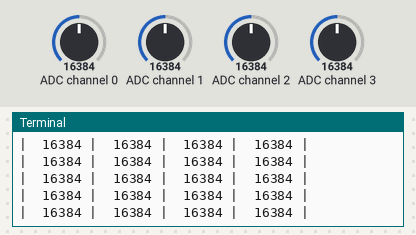
Bench run of a program on a simulated Raspberry Pi (BCM pin numbers). Parts: the last lines printed to the terminal. Inputs (shaded band) come from the test bench; at power-on: ADC channel 0 = 16384, ADC channel 1 = 16384, ADC channel 2 = 16384, ADC channel 3 = 16384 (analog values on the 0–32767 scale).

Above: at 1.2 s.
1.3 s: ADC channel 0 set to 9830
At 1.53 s:
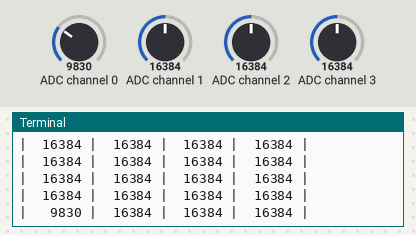
2.9 s: ADC channel 1 set to 9830
At 3.16 s:
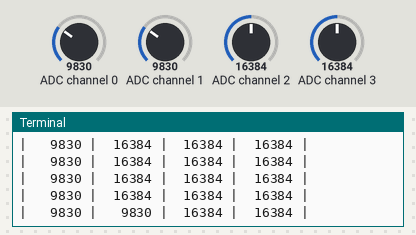
4.5 s: ADC channel 2 set to 9830
At 4.66 s:
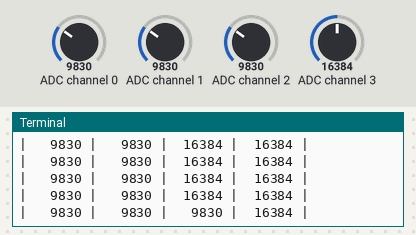
6.0 s: ADC channel 3 set to 9830
At 6.17 s:
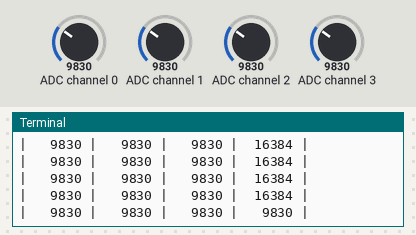
7.5 s: ADC channel 0 set to 983
At 7.67 s:
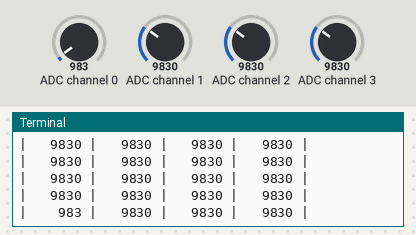
9.0 s: ADC channel 1 set to 983
At 9.17 s:
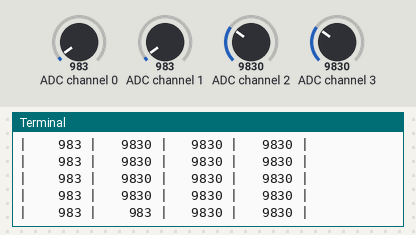

Measured:
- after the input at 1.3 s, the terminal: prints a new line after 0.10 s (image 1)
- after the input at 2.9 s, the terminal: prints a new line after 0.14 s (image 2)
- after the input at 4.5 s, the terminal: prints a new line at once (image 3)
- after the input at 6.0 s, the terminal: prints a new line at once (image 4)
- after the input at 7.5 s, the terminal: prints a new line at once (image 5)
- after the input at 9.0 s, the terminal: prints a new line at once (image 6)

The program:

PruebaV1.py
```python
import time
import Adafruit_ADS1x15
adc = Adafruit_ADS1x15.ADS1115()
GAIN = 1 #Ganancia de acuerdo al nivel de tension
print('Reading ADS1x15 values, press Ctrl-C to quit...')
print('| {0:>6} | {1:>6} | {2:>6} | {3:>6} |'.center(70,"*")) #imprime columna
print('| {0:>6} | {1:>6} | {2:>6} | {3:>6} |'.format(*range(4))) #impresion prueba
print('-' * 37)
while True:
    values = [0]*4
    for i in range(4):
	#Lea el valor del canal i en abc usando el valor de ganacia establecido
        values[i] = adc.read_adc(i,gain=GAIN)
        ####values[i] = adc.read_adc(i, GAIN, data_rate=128)
        #Data rate must be one of: 8, 16, 32, 64, 128, 250, 475, 860
    # Se imprimen los valores capturados
    print('| {0:>6} | {1:>6} | {2:>6} | {3:>6} |'.format(*values))
    #Pausa:
    time.sleep(0.1)
```
